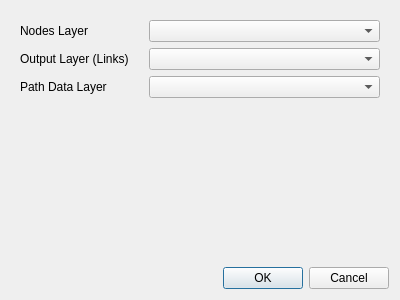
<?xml version="1.0" encoding="UTF-8"?>
<ui version="4.0">
 <class>SongdoQGISDialogBase</class>
 <widget class="QDialog" name="SongdoQGISDialogBase">
  <property name="geometry">
   <rect>
    <x>0</x>
    <y>0</y>
    <width>400</width>
    <height>300</height>
   </rect>
  </property>
  <property name="windowTitle">
   <string>Songdo QGIS</string>
  </property>
  <layout class="QVBoxLayout" name="verticalLayout">
   <item>
    <widget class="QWidget" name="widget" native="true">
     <layout class="QFormLayout" name="formLayout">
      <property name="fieldGrowthPolicy">
       <enum>QFormLayout::FieldGrowthPolicy::AllNonFixedFieldsGrow</enum>
      </property>
      <property name="horizontalSpacing">
       <number>20</number>
      </property>
      <item row="0" column="0">
       <widget class="QLabel" name="label">
        <property name="text">
         <string>Nodes Layer</string>
        </property>
       </widget>
      </item>
      <item row="1" column="0">
       <widget class="QLabel" name="label_2">
        <property name="text">
         <string>Output Layer (Links)</string>
        </property>
       </widget>
      </item>
      <item row="2" column="0">
       <widget class="QLabel" name="pathSelector">
        <property name="text">
         <string>Path Data Layer</string>
        </property>
       </widget>
      </item>
      <item row="0" column="1">
       <widget class="QComboBox" name="nodeSelector"/>
      </item>
      <item row="1" column="1">
       <widget class="QComboBox" name="outputSelector"/>
      </item>
      <item row="2" column="1">
       <widget class="QComboBox" name="comboBox_3"/>
      </item>
     </layout>
    </widget>
   </item>
   <item>
    <widget class="QDialogButtonBox" name="button_box">
     <property name="orientation">
      <enum>Qt::Orientation::Horizontal</enum>
     </property>
     <property name="standardButtons">
      <set>QDialogButtonBox::StandardButton::Cancel|QDialogButtonBox::StandardButton::Ok</set>
     </property>
    </widget>
   </item>
  </layout>
 </widget>
 <resources/>
 <connections>
  <connection>
   <sender>button_box</sender>
   <signal>accepted()</signal>
   <receiver>SongdoQGISDialogBase</receiver>
   <slot>accept()</slot>
   <hints>
    <hint type="sourcelabel">
     <x>20</x>
     <y>20</y>
    </hint>
    <hint type="destinationlabel">
     <x>20</x>
     <y>20</y>
    </hint>
   </hints>
  </connection>
  <connection>
   <sender>button_box</sender>
   <signal>rejected()</signal>
   <receiver>SongdoQGISDialogBase</receiver>
   <slot>reject()</slot>
   <hints>
    <hint type="sourcelabel">
     <x>20</x>
     <y>20</y>
    </hint>
    <hint type="destinationlabel">
     <x>20</x>
     <y>20</y>
    </hint>
   </hints>
  </connection>
 </connections>
</ui>
